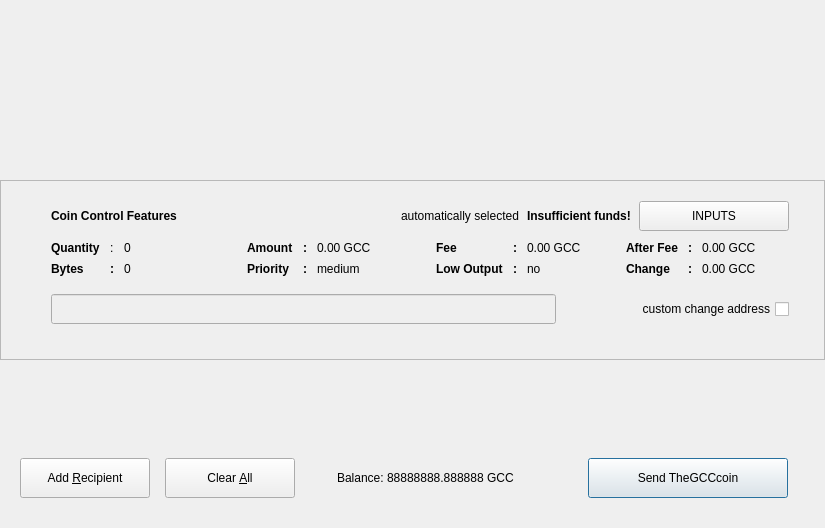
<?xml version="1.0" encoding="UTF-8"?>
<ui version="4.0">
 <class>SendCoinsDialog</class>
 <widget class="QDialog" name="SendCoinsDialog">
  <property name="geometry">
   <rect>
    <x>0</x>
    <y>0</y>
    <width>825</width>
    <height>550</height>
   </rect>
  </property>
  <property name="minimumSize">
   <size>
    <width>825</width>
    <height>550</height>
   </size>
  </property>
  <property name="windowTitle">
   <string>Send Coins</string>
  </property>
  <layout class="QVBoxLayout" name="verticalLayout" stretch="0,0,0,0">
   <property name="spacing">
    <number>0</number>
   </property>
   <property name="sizeConstraint">
    <enum>QLayout::SetFixedSize</enum>
   </property>
   <property name="margin">
    <number>0</number>
   </property>
   <item>
    <widget class="QFrame" name="frmBanner">
     <property name="minimumSize">
      <size>
       <width>825</width>
       <height>180</height>
      </size>
     </property>
     <property name="maximumSize">
      <size>
       <width>825</width>
       <height>180</height>
      </size>
     </property>
    </widget>
   </item>
   <item>
    <widget class="QFrame" name="frameCoinControl">
     <property name="enabled">
      <bool>true</bool>
     </property>
     <property name="sizePolicy">
      <sizepolicy hsizetype="Expanding" vsizetype="Expanding">
       <horstretch>0</horstretch>
       <verstretch>0</verstretch>
      </sizepolicy>
     </property>
     <property name="minimumSize">
      <size>
       <width>825</width>
       <height>180</height>
      </size>
     </property>
     <property name="maximumSize">
      <size>
       <width>825</width>
       <height>180</height>
      </size>
     </property>
     <property name="frameShape">
      <enum>QFrame::StyledPanel</enum>
     </property>
     <property name="frameShadow">
      <enum>QFrame::Sunken</enum>
     </property>
     <layout class="QVBoxLayout" name="verticalLayoutCoinControl2">
      <property name="spacing">
       <number>0</number>
      </property>
      <property name="leftMargin">
       <number>50</number>
      </property>
      <property name="topMargin">
       <number>20</number>
      </property>
      <property name="rightMargin">
       <number>35</number>
      </property>
      <property name="bottomMargin">
       <number>20</number>
      </property>
      <item>
       <spacer name="verticalSpacer_2">
        <property name="orientation">
         <enum>Qt::Vertical</enum>
        </property>
        <property name="sizeType">
         <enum>QSizePolicy::Maximum</enum>
        </property>
        <property name="sizeHint" stdset="0">
         <size>
          <width>20</width>
          <height>10</height>
         </size>
        </property>
       </spacer>
      </item>
      <item>
       <layout class="QVBoxLayout" name="verticalLayoutCoinControl" stretch="0,1,0">
        <property name="spacing">
         <number>0</number>
        </property>
        <property name="leftMargin">
         <number>0</number>
        </property>
        <property name="topMargin">
         <number>0</number>
        </property>
        <item>
         <layout class="QHBoxLayout" name="hLayoutHeader1" stretch="0,0,0,0,0">
          <property name="spacing">
           <number>8</number>
          </property>
          <property name="bottomMargin">
           <number>10</number>
          </property>
          <item>
           <widget class="QLabel" name="labelCoinControlFeatures">
            <property name="sizePolicy">
             <sizepolicy hsizetype="Preferred" vsizetype="Maximum">
              <horstretch>0</horstretch>
              <verstretch>0</verstretch>
             </sizepolicy>
            </property>
            <property name="font">
             <font>
              <weight>75</weight>
              <bold>true</bold>
             </font>
            </property>
            <property name="text">
             <string>Coin Control Features</string>
            </property>
           </widget>
          </item>
          <item>
           <spacer name="horizontalSpacerCoinControl">
            <property name="orientation">
             <enum>Qt::Horizontal</enum>
            </property>
            <property name="sizeHint" stdset="0">
             <size>
              <width>40</width>
              <height>1</height>
             </size>
            </property>
           </spacer>
          </item>
          <item>
           <widget class="QLabel" name="labelCoinControlAutomaticallySelected">
            <property name="text">
             <string>automatically selected</string>
            </property>
            <property name="margin">
             <number>5</number>
            </property>
           </widget>
          </item>
          <item>
           <widget class="QLabel" name="labelCoinControlInsuffFunds">
            <property name="font">
             <font>
              <weight>75</weight>
              <bold>true</bold>
             </font>
            </property>
            <property name="text">
             <string>Insufficient funds!</string>
            </property>
            <property name="margin">
             <number>5</number>
            </property>
           </widget>
          </item>
          <item>
           <widget class="QPushButton" name="pushButtonCoinControl">
            <property name="minimumSize">
             <size>
              <width>150</width>
              <height>30</height>
             </size>
            </property>
            <property name="text">
             <string>INPUTS</string>
            </property>
           </widget>
          </item>
         </layout>
        </item>
        <item>
         <widget class="QWidget" name="widgetCoinControl" native="true">
          <property name="sizePolicy">
           <sizepolicy hsizetype="Preferred" vsizetype="Preferred">
            <horstretch>0</horstretch>
            <verstretch>0</verstretch>
           </sizepolicy>
          </property>
          <property name="minimumSize">
           <size>
            <width>0</width>
            <height>0</height>
           </size>
          </property>
          <layout class="QHBoxLayout" name="horizontalLayoutCoinControl5">
           <property name="margin">
            <number>0</number>
           </property>
           <item>
            <layout class="QHBoxLayout" name="horizontalLayoutCoinControl3" stretch="1,1,1,1">
             <property name="spacing">
              <number>20</number>
             </property>
             <property name="topMargin">
              <number>0</number>
             </property>
             <property name="bottomMargin">
              <number>18</number>
             </property>
             <item>
              <layout class="QGridLayout" name="gridLayout" columnstretch="0,0,1" columnminimumwidth="0,0,0">
               <property name="leftMargin">
                <number>0</number>
               </property>
               <property name="topMargin">
                <number>0</number>
               </property>
               <property name="rightMargin">
                <number>6</number>
               </property>
               <property name="horizontalSpacing">
                <number>10</number>
               </property>
               <property name="verticalSpacing">
                <number>7</number>
               </property>
               <item row="0" column="0">
                <widget class="QLabel" name="labelCoinControlQuantityText">
                 <property name="font">
                  <font>
                   <weight>75</weight>
                   <bold>true</bold>
                  </font>
                 </property>
                 <property name="text">
                  <string>Quantity</string>
                 </property>
                 <property name="margin">
                  <number>0</number>
                 </property>
                </widget>
               </item>
               <item row="1" column="2">
                <widget class="QLabel" name="labelCoinControlBytes">
                 <property name="cursor">
                  <cursorShape>IBeamCursor</cursorShape>
                 </property>
                 <property name="contextMenuPolicy">
                  <enum>Qt::ActionsContextMenu</enum>
                 </property>
                 <property name="text">
                  <string>0</string>
                 </property>
                 <property name="textInteractionFlags">
                  <set>Qt::LinksAccessibleByMouse|Qt::TextSelectableByKeyboard|Qt::TextSelectableByMouse</set>
                 </property>
                </widget>
               </item>
               <item row="0" column="2">
                <widget class="QLabel" name="labelCoinControlQuantity">
                 <property name="cursor">
                  <cursorShape>IBeamCursor</cursorShape>
                 </property>
                 <property name="contextMenuPolicy">
                  <enum>Qt::ActionsContextMenu</enum>
                 </property>
                 <property name="text">
                  <string>0</string>
                 </property>
                 <property name="margin">
                  <number>0</number>
                 </property>
                 <property name="textInteractionFlags">
                  <set>Qt::LinksAccessibleByMouse|Qt::TextSelectableByKeyboard|Qt::TextSelectableByMouse</set>
                 </property>
                </widget>
               </item>
               <item row="0" column="1">
                <widget class="QLabel" name="lblSemiColon11">
                 <property name="text">
                  <string>:</string>
                 </property>
                </widget>
               </item>
               <item row="1" column="0">
                <widget class="QLabel" name="labelCoinControlBytesText">
                 <property name="font">
                  <font>
                   <weight>75</weight>
                   <bold>true</bold>
                  </font>
                 </property>
                 <property name="text">
                  <string>Bytes</string>
                 </property>
                </widget>
               </item>
               <item row="1" column="1">
                <widget class="QLabel" name="lblSemiColon12">
                 <property name="font">
                  <font>
                   <weight>75</weight>
                   <bold>true</bold>
                  </font>
                 </property>
                 <property name="text">
                  <string>:</string>
                 </property>
                </widget>
               </item>
              </layout>
             </item>
             <item>
              <layout class="QGridLayout" name="gridLayout_2" columnstretch="0,0,1">
               <property name="leftMargin">
                <number>6</number>
               </property>
               <property name="topMargin">
                <number>0</number>
               </property>
               <property name="rightMargin">
                <number>6</number>
               </property>
               <property name="horizontalSpacing">
                <number>10</number>
               </property>
               <property name="verticalSpacing">
                <number>7</number>
               </property>
               <item row="0" column="0">
                <widget class="QLabel" name="labelCoinControlAmountText">
                 <property name="font">
                  <font>
                   <weight>75</weight>
                   <bold>true</bold>
                  </font>
                 </property>
                 <property name="text">
                  <string>Amount</string>
                 </property>
                 <property name="margin">
                  <number>0</number>
                 </property>
                </widget>
               </item>
               <item row="1" column="2">
                <widget class="QLabel" name="labelCoinControlPriority">
                 <property name="cursor">
                  <cursorShape>IBeamCursor</cursorShape>
                 </property>
                 <property name="contextMenuPolicy">
                  <enum>Qt::ActionsContextMenu</enum>
                 </property>
                 <property name="text">
                  <string>medium</string>
                 </property>
                 <property name="textInteractionFlags">
                  <set>Qt::LinksAccessibleByMouse|Qt::TextSelectableByKeyboard|Qt::TextSelectableByMouse</set>
                 </property>
                </widget>
               </item>
               <item row="1" column="0">
                <widget class="QLabel" name="labelCoinControlPriorityText">
                 <property name="font">
                  <font>
                   <weight>75</weight>
                   <bold>true</bold>
                  </font>
                 </property>
                 <property name="text">
                  <string>Priority</string>
                 </property>
                </widget>
               </item>
               <item row="0" column="2">
                <widget class="QLabel" name="labelCoinControlAmount">
                 <property name="cursor">
                  <cursorShape>IBeamCursor</cursorShape>
                 </property>
                 <property name="contextMenuPolicy">
                  <enum>Qt::ActionsContextMenu</enum>
                 </property>
                 <property name="text">
                  <string>0.00 GCC</string>
                 </property>
                 <property name="textInteractionFlags">
                  <set>Qt::LinksAccessibleByMouse|Qt::TextSelectableByKeyboard|Qt::TextSelectableByMouse</set>
                 </property>
                </widget>
               </item>
               <item row="0" column="1">
                <widget class="QLabel" name="lblSemiColon21">
                 <property name="font">
                  <font>
                   <weight>75</weight>
                   <bold>true</bold>
                  </font>
                 </property>
                 <property name="text">
                  <string>:</string>
                 </property>
                </widget>
               </item>
               <item row="1" column="1">
                <widget class="QLabel" name="lblSemiColon22">
                 <property name="font">
                  <font>
                   <weight>75</weight>
                   <bold>true</bold>
                  </font>
                 </property>
                 <property name="text">
                  <string>:</string>
                 </property>
                </widget>
               </item>
              </layout>
             </item>
             <item>
              <layout class="QGridLayout" name="gridLayout_3" columnstretch="0,0,1">
               <property name="leftMargin">
                <number>6</number>
               </property>
               <property name="topMargin">
                <number>0</number>
               </property>
               <property name="rightMargin">
                <number>6</number>
               </property>
               <property name="horizontalSpacing">
                <number>10</number>
               </property>
               <property name="verticalSpacing">
                <number>7</number>
               </property>
               <item row="0" column="2">
                <widget class="QLabel" name="labelCoinControlFee">
                 <property name="cursor">
                  <cursorShape>IBeamCursor</cursorShape>
                 </property>
                 <property name="contextMenuPolicy">
                  <enum>Qt::ActionsContextMenu</enum>
                 </property>
                 <property name="text">
                  <string>0.00 GCC</string>
                 </property>
                 <property name="textInteractionFlags">
                  <set>Qt::LinksAccessibleByMouse|Qt::TextSelectableByKeyboard|Qt::TextSelectableByMouse</set>
                 </property>
                </widget>
               </item>
               <item row="1" column="0">
                <widget class="QLabel" name="labelCoinControlLowOutputText">
                 <property name="font">
                  <font>
                   <weight>75</weight>
                   <bold>true</bold>
                  </font>
                 </property>
                 <property name="text">
                  <string>Low Output</string>
                 </property>
                </widget>
               </item>
               <item row="1" column="2">
                <widget class="QLabel" name="labelCoinControlLowOutput">
                 <property name="cursor">
                  <cursorShape>IBeamCursor</cursorShape>
                 </property>
                 <property name="contextMenuPolicy">
                  <enum>Qt::ActionsContextMenu</enum>
                 </property>
                 <property name="text">
                  <string>no</string>
                 </property>
                 <property name="textInteractionFlags">
                  <set>Qt::LinksAccessibleByMouse|Qt::TextSelectableByKeyboard|Qt::TextSelectableByMouse</set>
                 </property>
                </widget>
               </item>
               <item row="0" column="0">
                <widget class="QLabel" name="labelCoinControlFeeText">
                 <property name="font">
                  <font>
                   <weight>75</weight>
                   <bold>true</bold>
                  </font>
                 </property>
                 <property name="text">
                  <string>Fee</string>
                 </property>
                 <property name="margin">
                  <number>0</number>
                 </property>
                </widget>
               </item>
               <item row="0" column="1">
                <widget class="QLabel" name="lblSemiColon31">
                 <property name="font">
                  <font>
                   <weight>75</weight>
                   <bold>true</bold>
                  </font>
                 </property>
                 <property name="text">
                  <string>:</string>
                 </property>
                </widget>
               </item>
               <item row="1" column="1">
                <widget class="QLabel" name="lblSemiColon32">
                 <property name="font">
                  <font>
                   <weight>75</weight>
                   <bold>true</bold>
                  </font>
                 </property>
                 <property name="text">
                  <string>:</string>
                 </property>
                </widget>
               </item>
              </layout>
             </item>
             <item>
              <layout class="QGridLayout" name="gridLayout_4" columnstretch="0,0,1">
               <property name="leftMargin">
                <number>6</number>
               </property>
               <property name="topMargin">
                <number>0</number>
               </property>
               <property name="rightMargin">
                <number>0</number>
               </property>
               <property name="horizontalSpacing">
                <number>10</number>
               </property>
               <property name="verticalSpacing">
                <number>7</number>
               </property>
               <item row="0" column="0">
                <widget class="QLabel" name="labelCoinControlAfterFeeText">
                 <property name="font">
                  <font>
                   <weight>75</weight>
                   <bold>true</bold>
                  </font>
                 </property>
                 <property name="text">
                  <string>After Fee</string>
                 </property>
                 <property name="margin">
                  <number>0</number>
                 </property>
                </widget>
               </item>
               <item row="1" column="2">
                <widget class="QLabel" name="labelCoinControlChange">
                 <property name="cursor">
                  <cursorShape>IBeamCursor</cursorShape>
                 </property>
                 <property name="contextMenuPolicy">
                  <enum>Qt::ActionsContextMenu</enum>
                 </property>
                 <property name="text">
                  <string>0.00 GCC</string>
                 </property>
                 <property name="textInteractionFlags">
                  <set>Qt::LinksAccessibleByMouse|Qt::TextSelectableByKeyboard|Qt::TextSelectableByMouse</set>
                 </property>
                </widget>
               </item>
               <item row="0" column="2">
                <widget class="QLabel" name="labelCoinControlAfterFee">
                 <property name="cursor">
                  <cursorShape>IBeamCursor</cursorShape>
                 </property>
                 <property name="contextMenuPolicy">
                  <enum>Qt::ActionsContextMenu</enum>
                 </property>
                 <property name="text">
                  <string>0.00 GCC</string>
                 </property>
                 <property name="textInteractionFlags">
                  <set>Qt::LinksAccessibleByMouse|Qt::TextSelectableByKeyboard|Qt::TextSelectableByMouse</set>
                 </property>
                </widget>
               </item>
               <item row="1" column="0">
                <widget class="QLabel" name="labelCoinControlChangeText">
                 <property name="font">
                  <font>
                   <weight>75</weight>
                   <bold>true</bold>
                  </font>
                 </property>
                 <property name="text">
                  <string>Change</string>
                 </property>
                </widget>
               </item>
               <item row="0" column="1">
                <widget class="QLabel" name="lblSemiColon41">
                 <property name="font">
                  <font>
                   <weight>75</weight>
                   <bold>true</bold>
                  </font>
                 </property>
                 <property name="text">
                  <string>:</string>
                 </property>
                </widget>
               </item>
               <item row="1" column="1">
                <widget class="QLabel" name="lblSemiColon42">
                 <property name="font">
                  <font>
                   <weight>75</weight>
                   <bold>true</bold>
                  </font>
                 </property>
                 <property name="text">
                  <string>:</string>
                 </property>
                </widget>
               </item>
              </layout>
             </item>
            </layout>
           </item>
          </layout>
         </widget>
        </item>
        <item>
         <layout class="QHBoxLayout" name="hLayoutHeader3" stretch="1,0,0">
          <property name="spacing">
           <number>15</number>
          </property>
          <property name="topMargin">
           <number>0</number>
          </property>
          <property name="rightMargin">
           <number>0</number>
          </property>
          <item>
           <widget class="QLineEdit" name="lineEditCoinControlChange">
            <property name="enabled">
             <bool>false</bool>
            </property>
            <property name="sizePolicy">
             <sizepolicy hsizetype="Expanding" vsizetype="Fixed">
              <horstretch>0</horstretch>
              <verstretch>0</verstretch>
             </sizepolicy>
            </property>
            <property name="minimumSize">
             <size>
              <width>0</width>
              <height>30</height>
             </size>
            </property>
            <property name="maximumSize">
             <size>
              <width>16777215</width>
              <height>30</height>
             </size>
            </property>
           </widget>
          </item>
          <item>
           <widget class="QLabel" name="labelCoinControlChangeLabel">
            <property name="sizePolicy">
             <sizepolicy hsizetype="Preferred" vsizetype="Expanding">
              <horstretch>0</horstretch>
              <verstretch>0</verstretch>
             </sizepolicy>
            </property>
            <property name="minimumSize">
             <size>
              <width>50</width>
              <height>30</height>
             </size>
            </property>
            <property name="font">
             <font>
              <pointsize>12</pointsize>
             </font>
            </property>
           </widget>
          </item>
          <item>
           <widget class="QCheckBox" name="checkBoxCoinControlChange">
            <property name="minimumSize">
             <size>
              <width>150</width>
              <height>30</height>
             </size>
            </property>
            <property name="maximumSize">
             <size>
              <width>16777215</width>
              <height>30</height>
             </size>
            </property>
            <property name="layoutDirection">
             <enum>Qt::RightToLeft</enum>
            </property>
            <property name="text">
             <string>custom change address</string>
            </property>
           </widget>
          </item>
         </layout>
        </item>
       </layout>
      </item>
      <item>
       <spacer name="verticalSpacer_3">
        <property name="orientation">
         <enum>Qt::Vertical</enum>
        </property>
        <property name="sizeType">
         <enum>QSizePolicy::Maximum</enum>
        </property>
        <property name="sizeHint" stdset="0">
         <size>
          <width>20</width>
          <height>30</height>
         </size>
        </property>
       </spacer>
      </item>
     </layout>
    </widget>
   </item>
   <item>
    <widget class="QScrollArea" name="scrollArea">
     <property name="minimumSize">
      <size>
       <width>825</width>
       <height>0</height>
      </size>
     </property>
     <property name="maximumSize">
      <size>
       <width>825</width>
       <height>16777215</height>
      </size>
     </property>
     <property name="frameShape">
      <enum>QFrame::NoFrame</enum>
     </property>
     <property name="frameShadow">
      <enum>QFrame::Plain</enum>
     </property>
     <property name="horizontalScrollBarPolicy">
      <enum>Qt::ScrollBarAlwaysOff</enum>
     </property>
     <property name="widgetResizable">
      <bool>true</bool>
     </property>
     <widget class="QWidget" name="scrollAreaWidgetContents">
      <property name="geometry">
       <rect>
        <x>0</x>
        <y>0</y>
        <width>825</width>
        <height>90</height>
       </rect>
      </property>
      <layout class="QVBoxLayout" name="verticalLayout_2">
       <property name="spacing">
        <number>0</number>
       </property>
       <property name="margin">
        <number>0</number>
       </property>
       <item>
        <layout class="QVBoxLayout" name="entries">
         <property name="spacing">
          <number>0</number>
         </property>
        </layout>
       </item>
       <item>
        <spacer name="verticalSpacer">
         <property name="orientation">
          <enum>Qt::Vertical</enum>
         </property>
         <property name="sizeHint" stdset="0">
          <size>
           <width>20</width>
           <height>40</height>
          </size>
         </property>
        </spacer>
       </item>
      </layout>
     </widget>
    </widget>
   </item>
   <item>
    <layout class="QHBoxLayout" name="horizontalLayout" stretch="0,0,0,0">
     <property name="spacing">
      <number>15</number>
     </property>
     <property name="leftMargin">
      <number>20</number>
     </property>
     <property name="topMargin">
      <number>30</number>
     </property>
     <property name="rightMargin">
      <number>37</number>
     </property>
     <property name="bottomMargin">
      <number>30</number>
     </property>
     <item>
      <widget class="QPushButton" name="addButton">
       <property name="minimumSize">
        <size>
         <width>130</width>
         <height>40</height>
        </size>
       </property>
       <property name="toolTip">
        <string>Send to multiple recipients at once</string>
       </property>
       <property name="text">
        <string>Add &amp;Recipient</string>
       </property>
       <property name="autoDefault">
        <bool>false</bool>
       </property>
      </widget>
     </item>
     <item>
      <widget class="QPushButton" name="clearButton">
       <property name="sizePolicy">
        <sizepolicy hsizetype="Minimum" vsizetype="Fixed">
         <horstretch>0</horstretch>
         <verstretch>0</verstretch>
        </sizepolicy>
       </property>
       <property name="minimumSize">
        <size>
         <width>130</width>
         <height>40</height>
        </size>
       </property>
       <property name="toolTip">
        <string>Remove all transaction fields</string>
       </property>
       <property name="text">
        <string>Clear &amp;All</string>
       </property>
       <property name="autoRepeatDelay">
        <number>300</number>
       </property>
       <property name="autoDefault">
        <bool>false</bool>
       </property>
      </widget>
     </item>
     <item>
      <widget class="QFrame" name="frmBalance">
       <layout class="QHBoxLayout" name="horizontalLayout_2">
        <property name="spacing">
         <number>3</number>
        </property>
        <item>
         <spacer name="horizontalSpacer">
          <property name="orientation">
           <enum>Qt::Horizontal</enum>
          </property>
          <property name="sizeHint" stdset="0">
           <size>
            <width>15</width>
            <height>20</height>
           </size>
          </property>
         </spacer>
        </item>
<!--
        <item>
         <widget class="QLabel" name="label">
          <property name="minimumSize">
           <size>
            <width>30</width>
            <height>20</height>
           </size>
          </property>
          <property name="sizePolicy">
           <sizepolicy hsizetype="Fixed" vsizetype="Fixed">
            <horstretch>0</horstretch>
            <verstretch>0</verstretch>
           </sizepolicy>
          </property>
          <property name="text">
           <string>Balance:</string>
          </property>
         </widget>
        </item>
  -->
        <item>
         <widget class="QLabel" name="labelBalance">
          <property name="minimumSize">
           <size>
            <width>210</width>
            <height>20</height>
           </size>
          </property>
          <property name="sizePolicy">
           <sizepolicy hsizetype="Preferred" vsizetype="Fixed">
            <horstretch>0</horstretch>
            <verstretch>0</verstretch>
           </sizepolicy>
          </property>
          <property name="cursor">
           <cursorShape>IBeamCursor</cursorShape>
          </property>
          <property name="text">
           <string>Balance: 88888888.888888 GCC</string>
          </property>
          <property name="textInteractionFlags">
           <set>Qt::LinksAccessibleByMouse|Qt::TextSelectableByKeyboard|Qt::TextSelectableByMouse</set>
          </property>
         </widget>
        </item>
        <item>
         <spacer name="horizontalSpacer_2">
          <property name="orientation">
           <enum>Qt::Horizontal</enum>
          </property>
          <property name="sizeHint" stdset="0">
           <size>
            <width>15</width>
            <height>20</height>
           </size>
          </property>
         </spacer>
        </item>
       </layout>
      </widget>
     </item>
     <item>
      <widget class="QPushButton" name="sendButton">
       <property name="minimumSize">
        <size>
         <width>200</width>
         <height>40</height>
        </size>
       </property>
       <property name="toolTip">
        <string>Confirm the send action</string>
       </property>
       <property name="text">
        <string>Send TheGCCcoin</string>
       </property>
       <property name="default">
        <bool>true</bool>
       </property>
      </widget>
     </item>
    </layout>
   </item>
  </layout>
 </widget>
 <resources/>
 <connections/>
</ui>
